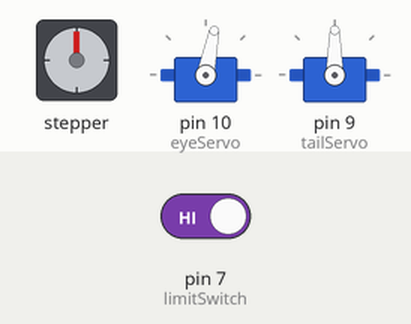
Recording of a sketch running on a simulated Arduino Uno, built with avr-gcc and run on an emulated ATmega328P. Parts: stepper motor, 2 × servo. Wiring (inferred from the names in the program): stepper motor driver (200 steps per turn assumed): step pin 5; direction pin 2; enable pin 8. The test bench sets the inputs (shaded band); at power-on: pin 7 (limitSwitch) HIGH. Random numbers use the default seed unless the sketch sets one; what the sketch prints to the serial monitor is not drawn.

Above: at 1.2 s.
1.3 s: pin 7 (limitSwitch) driven LOW
At 8.0 s:
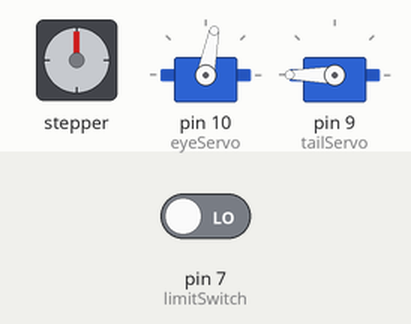
At 13.4 s:
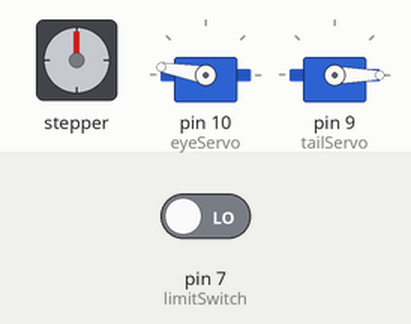
Timing chart, 0 to 67.1 s (numbered marks = the images above; inputs shaded):
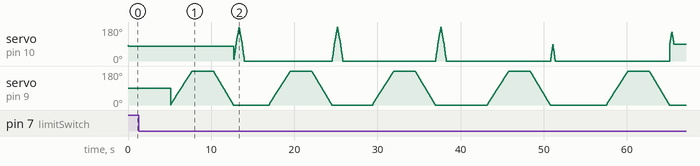

The sketch:

sketch_apr27a.ino
```cpp
#include <Servo.h>
#include <ezButton.h>


const int stepPin = 5;
const int dirPin = 2;
const int enPin = 8;
const int def = 90; //  angle of the servo, defaults at 0 degrees (looking ahead).
int pos = 0;


Servo eyeServo;  // creates servo object
Servo tailServo;

ezButton limitSwitch(7);  // create ezButton object that attach to pin 7;


void setup() {

// eye set up
  Serial.begin(9600);
  eyeServo.attach(10); // attatch eye servo to digital pin 9
// cease

// body set up
   // Sets the two pins as Outputs
  pinMode(stepPin,OUTPUT);
  pinMode(dirPin,OUTPUT);

  pinMode(enPin,OUTPUT);
  digitalWrite(enPin,LOW);

  Serial.begin(9600);
  limitSwitch.setDebounceTime(50); // set debounce time to 50 milliseconds
// cease

// tail set up
 tailServo.attach(9);
//cease

}


void loop() {

// EYE BEGIN
  Serial.println();
  int movement = randomMovement();
  Serial.println(movement);

  switch(movement) {
    case 1:
    Serial.println("look left function");
      lookLeft();
      Serial.println("LL fini");
      Serial.println();
      break;

    case 2:
    Serial.println("Look right function");
      lookRight();
      Serial.println("LR fini");
      Serial.println();
      break;

    case 3:
    Serial.println("Full sweep");
      fullSweep();
      Serial.println("Full sweep fini");
      Serial.println();
      break;

  default:
      Serial.println();
      break;
  }

  int delay_amt = randomTime(1000, 10000);
  Serial.println(delay_amt);
  delay(delay_amt);
// EYE END

// body begin
 limitSwitch.loop(); // MUST call the loop() function first


  int state = limitSwitch.getState();
    Serial.println(state);

    while (state == 1) {
    digitalWrite(dirPin,HIGH); // Enables the motor to move in a particular direction
    // Makes 200 pulses for making one full cycle rotation
    for(int x = 0; x < 800; x++) {
      digitalWrite(stepPin,HIGH);
      delayMicroseconds(5000);
      digitalWrite(stepPin,LOW);
      delayMicroseconds(100000);
    }

    digitalWrite(dirPin,LOW); //Changes the rotations direction
    // Makes 400 pulses for making two full cycle rotation
    for(int x = 0; x < 800; x++) {
      digitalWrite(stepPin,HIGH);
      delayMicroseconds(5000);
      digitalWrite(stepPin,LOW);
      delayMicroseconds(100000);
   }
  }

// body end

// tail move
 for (pos = 0; pos <= 270; pos += 1) { // goes from 0 degrees to 180 degrees

    // in steps of 1 degree

    tailServo.write(pos);              // tell servo to go to position in variable 'pos'
    Serial.println("Hello world!");
    delay(10);                       // waits 15ms for the servo to reach the position
  }
  Serial.println("Hello world!");

  for (pos = 270; pos >= 0; pos -= 1) { // goes from 180 degrees to 0 degrees

    tailServo.write(pos);              // tell servo to go to position in variable 'pos'
    Serial.println("Bottom Text");
    delay(10);                       // waits 15ms for the servo to reach the position
  }
  Serial.println("Bottom Text");
// cease

}


// functions

int randomTime(int min, int max){
  return random(min, max);
}
int randomSpeed() { // needs to be implemented...
  return random(1000, 10000);
}
int randomMovement() {
  return random(1, 4);
}


void lookLeft() {
  int turnTilL = randomTime(90, 180);     // determines degree of movement
  for(int i = def; i <= turnTilL; i++) { // goes to determined angle
    eyeServo.write(i);
    Serial.print(i);
    Serial.print('\t');
  }
  for(int j = turnTilL; j >= def; j--) { // goes back
    eyeServo.write(j);
    Serial.print(j);
    Serial.print('\t');
  }
  Serial.println();
}


void lookRight() {
  int turnTilR = randomTime(0, 90);
  for(int i = turnTilR; i <= def; i++) { // goes to determined angle
    eyeServo.write(i);
    Serial.print(i);
    Serial.print('\t');
  }
  for(int j = def; j >= turnTilR; j--) { // goes back
    eyeServo.write(j);
    Serial.print(j);
    Serial.print('\t');
  }
  Serial.println();
}


void fullSweep() {
  for(int i = 0; i <= 180; i++) {
    eyeServo.write(i);
    Serial.print(i);
    Serial.print('\t');
  }

  for(int j = 180; j >= 0; j--) {
    eyeServo.write(j);
    Serial.print(j);
    Serial.print('\t');
  }
  Serial.println();
}
```
